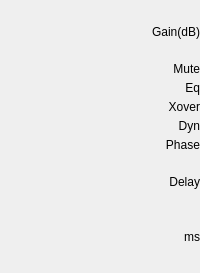
    <widget class="QWidget" name="widget_2" native="true">
     <layout class="QVBoxLayout" name="verticalLayout_3">
      <property name="spacing">
       <number>5</number>
      </property>
      <property name="leftMargin">
       <number>0</number>
      </property>
      <property name="topMargin">
       <number>7</number>
      </property>
      <property name="rightMargin">
       <number>0</number>
      </property>
      <item>
       <widget class="QLabel" name="label_16">
        <property name="minimumSize">
         <size>
          <width>50</width>
          <height>50</height>
         </size>
        </property>
        <property name="text">
         <string>Gain(dB)</string>
        </property>
        <property name="alignment">
         <set>Qt::AlignRight|Qt::AlignTrailing|Qt::AlignVCenter</set>
        </property>
        <property name="wordWrap">
         <bool>true</bool>
        </property>
       </widget>
      </item>
      <item>
       <widget class="QLabel" name="label_22">
        <property name="text">
         <string>Mute</string>
        </property>
        <property name="alignment">
         <set>Qt::AlignRight|Qt::AlignTrailing|Qt::AlignVCenter</set>
        </property>
       </widget>
      </item>
      <item>
       <widget class="QLabel" name="label_27">
        <property name="text">
         <string>Eq</string>
        </property>
        <property name="alignment">
         <set>Qt::AlignRight|Qt::AlignTrailing|Qt::AlignVCenter</set>
        </property>
       </widget>
      </item>
      <item>
       <widget class="QLabel" name="label_28">
        <property name="text">
         <string>Xover</string>
        </property>
        <property name="alignment">
         <set>Qt::AlignRight|Qt::AlignTrailing|Qt::AlignVCenter</set>
        </property>
       </widget>
      </item>
      <item>
       <widget class="QLabel" name="label_26">
        <property name="text">
         <string>Dyn</string>
        </property>
        <property name="alignment">
         <set>Qt::AlignRight|Qt::AlignTrailing|Qt::AlignVCenter</set>
        </property>
       </widget>
      </item>
      <item>
       <widget class="QLabel" name="label_3">
        <property name="text">
         <string>Phase</string>
        </property>
        <property name="alignment">
         <set>Qt::AlignRight|Qt::AlignTrailing|Qt::AlignVCenter</set>
        </property>
       </widget>
      </item>
      <item>
       <widget class="QLabel" name="label_20">
        <property name="minimumSize">
         <size>
          <width>0</width>
          <height>50</height>
         </size>
        </property>
        <property name="text">
         <string>Delay</string>
        </property>
        <property name="alignment">
         <set>Qt::AlignRight|Qt::AlignTrailing|Qt::AlignVCenter</set>
        </property>
       </widget>
      </item>
      <item>
       <widget class="QLabel" name="label_4">
        <property name="minimumSize">
         <size>
          <width>0</width>
          <height>50</height>
         </size>
        </property>
        <property name="text">
         <string>ms</string>
        </property>
        <property name="alignment">
         <set>Qt::AlignRight|Qt::AlignTrailing|Qt::AlignVCenter</set>
        </property>
       </widget>
      </item>
     </layout>
    </widget>
